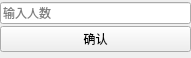
<?xml version="1.0" encoding="UTF-8"?>
<ui version="4.0">
 <class>Form</class>
 <widget class="QWidget" name="Form">
  <property name="geometry">
   <rect>
    <x>0</x>
    <y>0</y>
    <width>191</width>
    <height>58</height>
   </rect>
  </property>
  <property name="windowTitle">
   <string>Form</string>
  </property>
  <layout class="QVBoxLayout" name="verticalLayout">
   <property name="spacing">
    <number>0</number>
   </property>
   <property name="leftMargin">
    <number>0</number>
   </property>
   <property name="topMargin">
    <number>0</number>
   </property>
   <property name="rightMargin">
    <number>0</number>
   </property>
   <property name="bottomMargin">
    <number>4</number>
   </property>
   <item>
    <widget class="QLineEdit" name="Num">
     <property name="dragEnabled">
      <bool>false</bool>
     </property>
     <property name="readOnly">
      <bool>false</bool>
     </property>
     <property name="placeholderText">
      <string>输入人数</string>
     </property>
    </widget>
   </item>
   <item>
    <widget class="QPushButton" name="Enter">
     <property name="text">
      <string>确认</string>
     </property>
    </widget>
   </item>
  </layout>
 </widget>
 <resources/>
 <connections/>
</ui>
